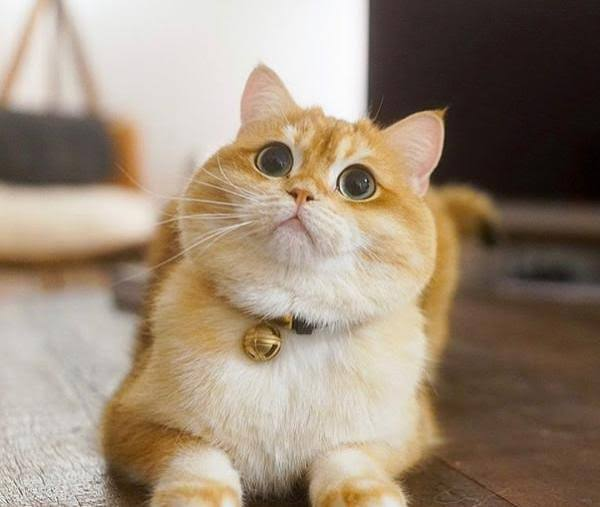
#> input picture kucing.jpg, 600 x 507 px
$ python translation.py
#> lines starting #> are read from the running program, lines starting #| are printed output that depends on the picture
import cv2
import numpy as np
import matplotlib.pyplot as plt

# Membaca gambar seperti biasa
img = cv2.imread("kucing.jpg")
#> img is the input picture: shape (507, 600, 3); mean B, G, R 119.4, 137.8, 154.8
img = cv2.cvtColor(img, cv2.COLOR_BGR2RGB)

tinggi, lebar = img.shape[:2]
#> tinggi = 507; lebar = 600

# ini proses translasi
M = np.float32([
    [1, 0, 150],
    [0, 1, 75]
])

# Melakukan translasi
hasil = cv2.warpAffine(
    img, M, (lebar, tinggi)
)
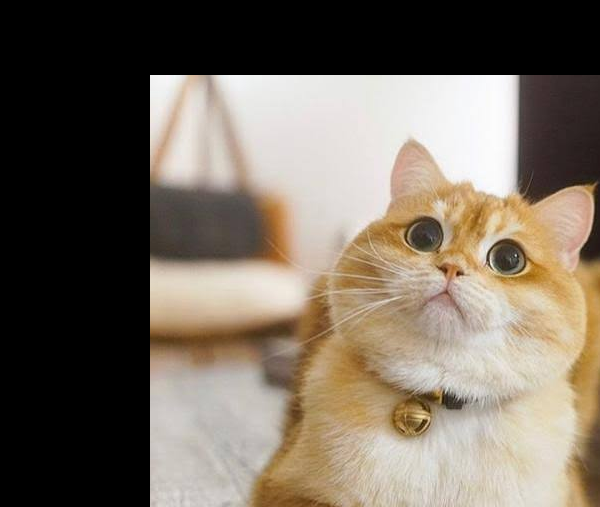
#> hasil: shape (507, 600, 3); mean R, G, B 118.7, 108.1, 95.4

# Menampilkan hasil
plt.figure(figsize=(10, 5))

plt.subplot(1, 2, 1)
plt.imshow(img)
plt.title("Citra Asli")
plt.axis("off")

plt.subplot(1, 2, 2)
plt.imshow(hasil)
plt.title("Hasil Translation")
plt.axis("off")

plt.show()
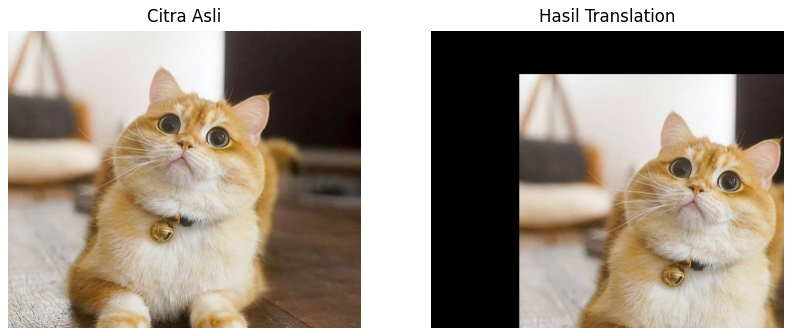
#> figure drawn by matplotlib, 2 panels
